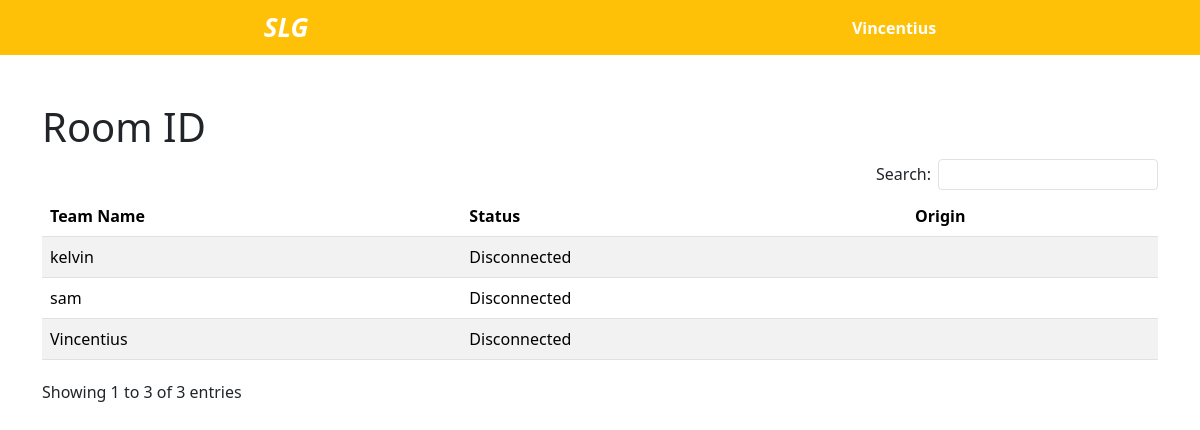
/waitingRoom2.php (signed in), run on the app's committed database.
### tables this page shows
CREATE TABLE `user` (
  `team_name` varchar(255) NOT NULL,
  `password` text NOT NULL,
  `ship` longtext NOT NULL,
  `status` int DEFAULT NULL,
  `id_room` int NOT NULL,
  `origin` text,
  `revenue` int NOT NULL,
  `round` int NOT NULL,
  `pindah` text NOT NULL,
  `finish` int NOT NULL,
  `chance` int NOT NULL,
  `max_chances` int NOT NULL
);

### waitingRoom2.php (the view, shortened to what this page needs)
<?php
require 'connect.php';
?>
<!DOCTYPE html>
<html lang="en">
<head>
    <link rel="stylesheet" href="https://cdn.jsdelivr.net/npm/sweetalert2@11/dist/sweetalert2.min.css" id="theme-styles" />
    <link href="https://cdn.jsdelivr.net/npm/bootstrap@5.3.2/dist/css/bootstrap.min.css" rel="stylesheet">
    <link rel="stylesheet" type="" href="https://cdn.datatables.net/1.13.7/css/dataTables.bootstrap5.min.css">
</head>
<body>
    <nav class="navbar navbar-dark bg-warning navbar-expand d-flex justify-content-around" style="width: 100%;">
        <div>
            <a href="#" class="navbar-brand disabled" style="font-style: italic; font-weight:bold; font-size:26px">SLG</a>
        </div>
        <div class="text-white" style="font-weight: bold;">
            <?php
            if (isset($_SESSION['username'])) {
                echo $_SESSION['username'];
            } else {
                echo $_SESSION['usernameADM'];
            }
            ?>
        </div>
    </nav>
    <div class="container">
        <div class="row mt-5">
            <h1>
                Room ID
            </h1>
            <table class="table table-striped" id="userTable">
                <thead>
                    <tr>
                        <th scope="col">Team Name</th>
                        <th scope="col">Status</th>
                        <th scope="col">Origin</th>
                    </tr>
                </thead>
                <tbody>
                    <?php
                    if (isset($_SESSION['usernameADM'])) {
                        $room = $_SESSION['roomID_admin'];
                    } else {
                        $room = $_SESSION['roomID'];
                    }
                    $sql = "SELECT * FROM user WHERE id_room = '$room' ";
                    $result = mysqli_query($con, $sql);
                    while ($row = mysqli_fetch_array($result)) {
                        if ($row[3] == 1) {
                            $val = 'Connected';
                        } else {
                            $val = 'Disconnected';
                        }
                        echo "<tr>
                            <td>$row[0]</td>
                            <td>$val</td>
                            <td>$row[5]</td>
                            </tr>
                        ";
                    }
                    ?>
                </tbody>
            </table>
            <div class="row mt-2">
            </div>
        </div>
    </div>
</body>
</html>

### data on the page
user: team_name "kelvin", status "Disconnected"
user: team_name "sam", status "Disconnected"
user: team_name "Vincentius", status "Disconnected"

### other printed values
$_SESSION['username'] "Vincentius"
